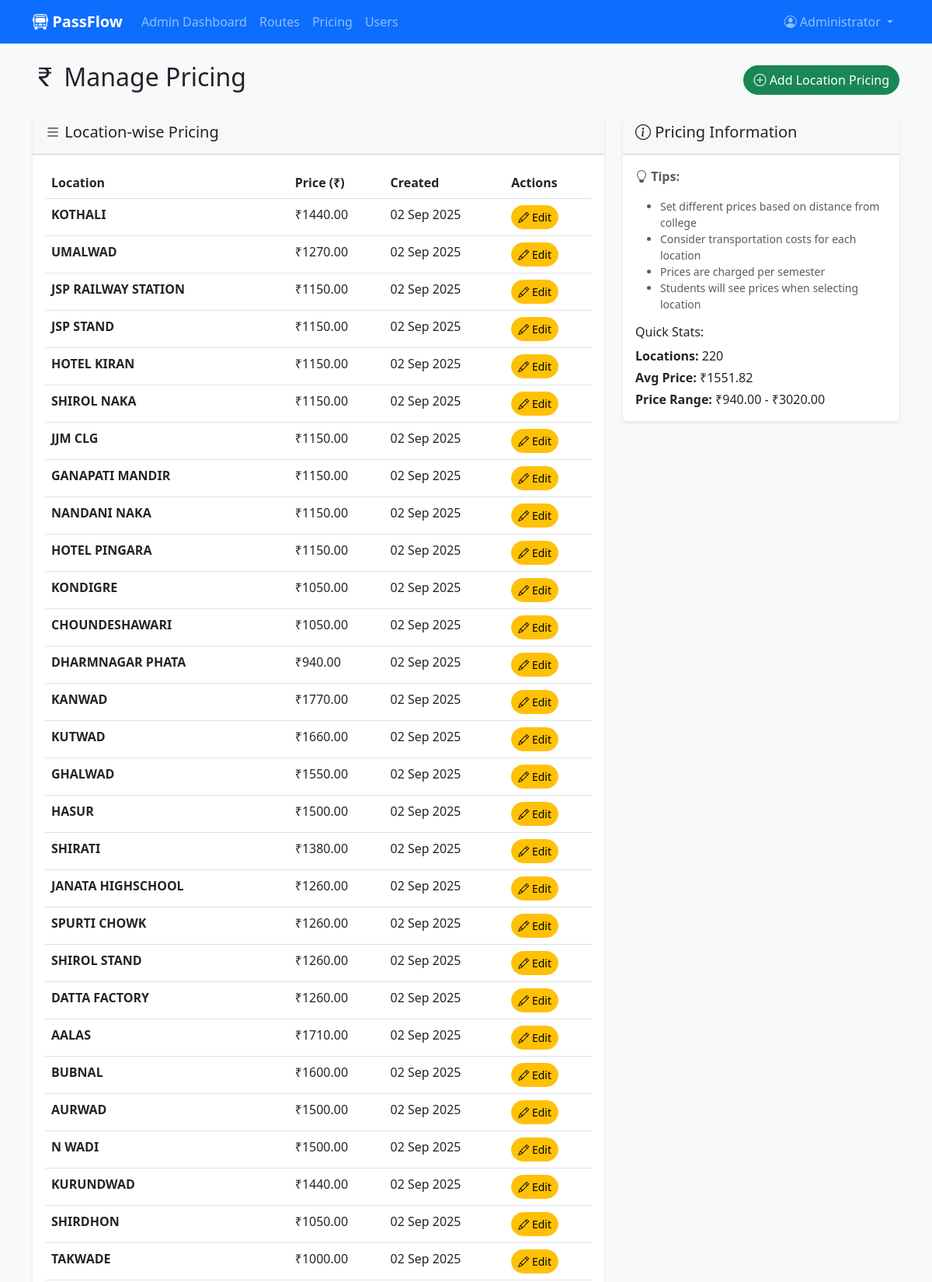
Screenshot of /admin/pricing (signed in, upper part) with the database file from the repository.
### app_complete.py (models this page shows)
class User(db.Model):
    id = db.Column(db.Integer, primary_key=True)
    name = db.Column(db.String(100), nullable=False)
    email = db.Column(db.String(120), unique=True, nullable=False)
    phone = db.Column(db.String(15), nullable=False)
    password = db.Column(db.String(255), nullable=False)
    role = db.Column(db.String(20), default='student')  # student or admin
    created_at = db.Column(db.DateTime, default=datetime.utcnow)
    profile = db.relationship('Profile', backref='user', uselist=False, cascade='all, delete-orphan')
    passes = db.relationship('Pass', backref='user', lazy=True, cascade='all, delete-orphan')
    payments = db.relationship('Payment', backref='user', lazy=True, cascade='all, delete-orphan')

class Pricing(db.Model):
    id = db.Column(db.Integer, primary_key=True)
    location = db.Column(db.String(100), nullable=False, unique=True)
    price = db.Column(db.Float, nullable=False)
    created_at = db.Column(db.DateTime, default=datetime.utcnow)

### app_complete.py (the view)
    def decorated_function(*args, **kwargs):
        if 'user_id' not in session:
            flash('Please log in to access this page.', 'warning')
            return redirect(url_for('login'))
        user = User.query.get(session['user_id'])
        if not user or user.role != 'admin':
            flash('Admin access required.', 'danger')
            return redirect(url_for('dashboard'))
        return f(*args, **kwargs)

### app_complete.py (called while the page is built)
@app.context_processor
def inject_datetime():
    return {'datetime': datetime, 'date': date}

def admin_required(f):
    def decorated_function(*args, **kwargs):
        if 'user_id' not in session:
            flash('Please log in to access this page.', 'warning')
            return redirect(url_for('login'))
        user = User.query.get(session['user_id'])
        if not user or user.role != 'admin':
            flash('Admin access required.', 'danger')
            return redirect(url_for('dashboard'))
        return f(*args, **kwargs)
    decorated_function.__name__ = f.__name__
    return decorated_function

@app.route('/admin/pricing')
@admin_required
def admin_pricing():
    pricing = Pricing.query.all()
    return render_template('admin/pricing.html', pricing=pricing)

### templates/admin/pricing.html (shortened to what this page needs)
{% extends "base.html" %}
{% block content %}
<div class="row">
    <div class="col-12">
        <div class="d-flex justify-content-between align-items-center mb-4">
            <h2><i class="bi bi-currency-rupee"></i> Manage Pricing</h2>
            <a href="{{ url_for('add_pricing') }}" class="btn btn-success">
                <i class="bi bi-plus-circle"></i> Add Location Pricing
            </a>
        </div>
    </div>
</div>
<div class="row">
    <div class="col-md-8">
        <div class="card">
            <div class="card-header">
                <h5><i class="bi bi-list"></i> Location-wise Pricing</h5>
            </div>
            <div class="card-body">
                {% if pricing %}
                    <div class="table-responsive">
                        <table class="table table-hover">
                            <thead>
                                <tr>
                                    <th>Location</th>
                                    <th>Price (₹)</th>
                                    <th>Created</th>
                                    <th>Actions</th>
                                </tr>
                            </thead>
                            <tbody>
                                {% for price in pricing %}
                                <tr>
                                    <td><strong>{{ price.location }}</strong></td>
                                    <td>₹{{ "%.2f"|format(price.price) }}</td>
                                    <td>{{ price.created_at.strftime('%d %b %Y') }}</td>
                                    <td>
                                        <button class="btn btn-warning btn-sm" data-bs-toggle="modal"
                                                data-bs-target="#editPriceModal{{ price.id }}">
                                            <i class="bi bi-pencil"></i> Edit
                                        </button>
                                    </td>
                                </tr>
                                {% endfor %}
                            </tbody>
                        </table>
                    </div>
                {% else %}
                    <p class="text-muted text-center">No pricing set. <a href="{{ url_for('add_pricing') }}">Add the first location</a>.</p>
                {% endif %}
            </div>
        </div>
    </div>
    <div class="col-md-4">
        <div class="card">
            <div class="card-header">
                <h5><i class="bi bi-info-circle"></i> Pricing Information</h5>
            </div>
            <div class="card-body">
                <p class="text-muted">
                    <i class="bi bi-lightbulb"></i> <strong>Tips:</strong>
                </p>
                <ul class="small text-muted">
                    <li>Set different prices based on distance from college</li>
                    <li>Consider transportation costs for each location</li>
                    <li>Prices are charged per semester</li>
                    <li>Students will see prices when selecting location</li>
                </ul>
                {% if pricing %}
                <div class="mt-3">
                    <h6>Quick Stats:</h6>
                    <p class="mb-1"><strong>Locations:</strong> {{ pricing|length }}</p>
                    {% set total_price = pricing|sum(attribute='price') %}
                    {% set avg_price = total_price / pricing|length %}
                    {% set min_price = pricing|min(attribute='price') %}
                    {% set max_price = pricing|max(attribute='price') %}
                    <p class="mb-1"><strong>Avg Price:</strong> ₹{{ "%.2f"|format(avg_price) }}</p>
                    <p class="mb-0"><strong>Price Range:</strong> ₹{{ "%.2f"|format(min_price.price) }} - ₹{{ "%.2f"|format(max_price.price) }}</p>
                </div>
                {% endif %}
            </div>
        </div>
    </div>
</div>
{% endblock %}

### templates/base.html (shortened to what this page needs)
<!DOCTYPE html>
<html lang="en">
<head>
    <link href="https://cdn.jsdelivr.net/npm/bootstrap@5.3.0/dist/css/bootstrap.min.css" rel="stylesheet">
    <link href="https://cdn.jsdelivr.net/npm/bootstrap-icons@1.10.0/font/bootstrap-icons.css" rel="stylesheet">
    <link rel="stylesheet" href="https://unpkg.com/leaflet@1.9.4/dist/leaflet.css" />
</head>
<body class="bg-light">
    <nav class="navbar navbar-expand-lg navbar-dark bg-primary">
        <div class="container">
            <a class="navbar-brand" href="{{ url_for('index') }}">
                <i class="bi bi-bus-front"></i> PassFlow
            </a>
            <div class="collapse navbar-collapse" id="navbarNav">
                <ul class="navbar-nav me-auto">
                    {% if session.user_id %}
                        {% if session.user_role == 'admin' %}
                            <li class="nav-item">
                                <a class="nav-link" href="{{ url_for('admin_dashboard') }}">Admin Dashboard</a>
                            </li>
                            <li class="nav-item">
                                <a class="nav-link" href="{{ url_for('admin_routes') }}">Routes</a>
                            </li>
                            <li class="nav-item">
                                <a class="nav-link" href="{{ url_for('admin_pricing') }}">Pricing</a>
                            </li>
                            <li class="nav-item">
                                <a class="nav-link" href="{{ url_for('admin_users') }}">Users</a>
                            </li>
                        {% endif %}
                    {% endif %}
                </ul>
                <ul class="navbar-nav">
                    {% if session.user_id %}
                        <li class="nav-item dropdown">
                            <a class="nav-link dropdown-toggle" href="#" id="userDropdown" role="button" data-bs-toggle="dropdown">
                                <i class="bi bi-person-circle"></i> {{ session.user_name }}
                            </a>
                        </li>
                    {% endif %}
                </ul>
            </div>
        </div>
    </nav>
    <main class="container mt-4">
        {% block content %}{% endblock %}
    </main>
</body>
</html>

### templates/base.html (style rules this page uses)
.navbar-brand { font-weight: bold; }
.card { box-shadow: 0 2px 4px rgba(0,0,0,0.1); border: none; }
.btn { border-radius: 20px; }

### rows the page displays
User: user_name "Administrator"
Pricing: location "KOTHALI", price "1440.00", created_at "02 Sep 2025"
Pricing: location "UMALWAD", price "1270.00", created_at "02 Sep 2025"
Pricing: location "JSP RAILWAY STATION", price "1150.00", created_at "02 Sep 2025"
Pricing: location "JSP STAND", price "1150.00", created_at "02 Sep 2025"
Pricing: location "HOTEL KIRAN", price "1150.00", created_at "02 Sep 2025"
Pricing: location "SHIROL NAKA", price "1150.00", created_at "02 Sep 2025"
Pricing: location "JJM CLG", price "1150.00", created_at "02 Sep 2025"
Pricing: location "GANAPATI MANDIR", price "1150.00", created_at "02 Sep 2025"
Pricing: location "NANDANI NAKA", price "1150.00", created_at "02 Sep 2025"
Pricing: location "HOTEL PINGARA", price "1150.00", created_at "02 Sep 2025"
Pricing: location "KONDIGRE", price "1050.00", created_at "02 Sep 2025"
Pricing: location "CHOUNDESHAWARI", price "1050.00", created_at "02 Sep 2025"
Pricing: location "DHARMNAGAR PHATA", price "940.00", created_at "02 Sep 2025"
Pricing: location "KANWAD", price "1770.00", created_at "02 Sep 2025"
Pricing: location "KUTWAD", price "1660.00", created_at "02 Sep 2025"
Pricing: location "GHALWAD", price "1550.00", created_at "02 Sep 2025"
Pricing: location "HASUR", price "1500.00", created_at "02 Sep 2025"
Pricing: location "SHIRATI", price "1380.00", created_at "02 Sep 2025"
Pricing: location "JANATA HIGHSCHOOL", price "1260.00", created_at "02 Sep 2025"
Pricing: location "SPURTI CHOWK", price "1260.00", created_at "02 Sep 2025"
Pricing: location "SHIROL STAND", price "1260.00", created_at "02 Sep 2025"
Pricing: location "DATTA FACTORY", price "1260.00", created_at "02 Sep 2025"
Pricing: location "AALAS", price "1710.00", created_at "02 Sep 2025"
Pricing: location "BUBNAL", price "1600.00", created_at "02 Sep 2025"
Pricing: location "AURWAD", price "1500.00", created_at "02 Sep 2025"
Pricing: location "N WADI", price "1500.00", created_at "02 Sep 2025"
Pricing: location "KURUNDWAD", price "1440.00", created_at "02 Sep 2025"
Pricing: location "SHIRDHON", price "1050.00", created_at "02 Sep 2025"
Pricing: location "TAKWADE", price "1000.00", created_at "02 Sep 2025"
Pricing: price "3020.00"

### other values shown
{{ pricing|length }} "220"
{{ "%.2f"|format(avg_price) }} "1551.82"
